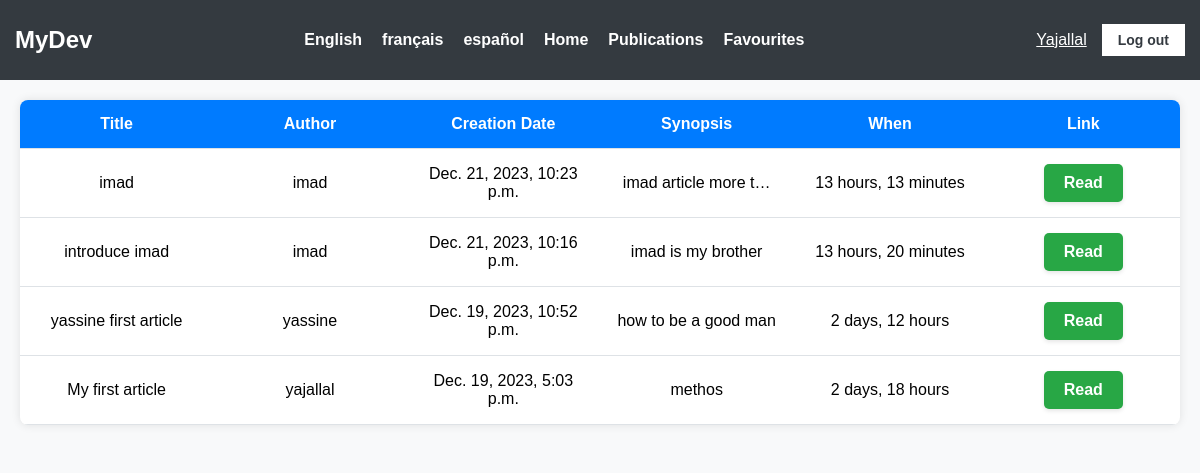
Page /en/articles/ (signed in) on the committed database.
### medium/models.py (models this page shows, shortened)
class Article(models.Model):
    title = models.CharField(max_length=64, null=False)
    author = models.ForeignKey(User, null=False, on_delete=models.CASCADE)
    created = models.DateTimeField(auto_now_add=True, null=False)
    synopsis = models.CharField(max_length=312, null=False)
    content = models.TextField(null=False)

### medium/views.py (the view)
class Articles(TemplateView):
    template_name = 'articles.html'
    def get_context_data(self, **kwargs: Any) -> dict[str, Any]:
        context = super().get_context_data(**kwargs)
        context['articles'] = Article.objects.all()
        return context
    def dispatch(self, request: HttpRequest, *args: Any, **kwargs: Any) -> HttpResponse:
        if self.request.method == 'POST':
            if 'action' in self.request.POST and self.request.POST['action'] == 'logout':
                logout(request)
                return redirect('login_view')
        return super().dispatch(request, *args, **kwargs)

### medium/templates/articles.html (shortened to what this page needs)
{% load i18n %}
<!DOCTYPE html>
<html lang="en">
<head>
</head>
<body>
    {% include 'navbar.html' %}
    <div class="articles">
        <table>
            <thead>
                <tr>
                    <th>Title</th>
                    <th>Author</th>
                    <th>Creation Date</th>
                    <th>Synopsis</th>
                    <th>When</th>
                    <th>Link</th>
                </tr>
            </thead>
            <tbody>
                {% for article in articles|dictsortreversed:"created" %}
                    <tr>
                        <td>{{article.title}}</td>
                        <td>{{article.author}}</td>
                        <td>{{article.created}}</td>
                        <td>{{article.synopsis|truncatechars:20}}</td>
                        <td>{{article.created|timesince}}</td>
                        {% url 'details_view' pk=article.id as details_url %}
                        <td><a href="{{ details_url }}"><button class="success-button">{% trans "Read"%}</button></a></td>
                    </tr>
                    {% endfor %}
            </tbody>
        </table>
    </div>
</body>
</html>

### medium/templates/navbar.html (shortened to what this page needs)
{% load i18n %}
<!DOCTYPE html>
<html lang="en">
<head>
</head>
<body>
    <div class="navbar">
        <div class="logo">MyDev</div>
        <ul class="nav-links">
            {% get_current_language as CURRENT_LANGUAGE %}
            {% get_available_languages as AVAILABLE_LANGUAGES %}
            {% get_language_info_list for AVAILABLE_LANGUAGES as languages %}
            {% for language in languages %}
            <li>
              <a href="/{{ language.code }}/"
                {% if language.code == CURRENT_LANGUAGE %} class="active"{% endif %}>
                    {% trans language.name_local %}
              </a>
            </li>
          {% endfor %}
            {% url 'home_view' as home_url %}
            <li><a href="{{ home_url }}">{% trans "Home" %}</a></li>
            {% if user.is_authenticated %}
                {% url 'publications_view' as publications_url %}
                {% url 'favourites_view' as favourite_url %}
                <li><a href="{{publications_url}}">{% trans "Publications" %}</a></li>
                <li><a href="{{favourite_url}}">{% trans "Favourites" %}</a></li>
            {% endif %}
        </ul>
        {% if user.is_authenticated %}
            <div class="auth-buttons">
                <p class="username">{{ user.username }}</p>
                <form method="POST">
                    <button name="action" value="logout">{% trans "Log out" %}</button>
                </form>
            </div>
        {% endif %}
    </div>
</body>
</html>

### medium/templates/articles.html (style rules this page uses)
body { font-family: 'Segoe UI', Tahoma, Geneva, Verdana, sans-serif; }
.articles { background-color: #f8f9fa; margin: 0; padding: 0; display: flex; justify-content: center; }
table { width: 100%; border-collapse: collapse; background-color: #fff; box-shadow: 0 0 10px rgba(0, 0, 0, 0.1); border-radius: 8px; overflow: hidden; margin: 20px; }
th, td { padding: 15px; text-align: center; border-bottom: 1px solid #dee2e6; width: calc(100% / 6); }
th { background-color: #007bff; color: #fff; }
.success-button { display: inline-block; padding: 10px 20px; font-size: 16px; font-weight: bold; text-align: center; text-decoration: none; color: #ffffff; background-color: #28a745; border-radius: 5px; border: none; cursor: pointer; box-shadow: 0 2px 4px rgba(0, 0, 0, 0.1); transition: background-color 0.3s ease; }

### medium/templates/navbar.html (style rules this page uses)
body { font-family: 'Arial', sans-serif; margin: 0; padding: 0; background-color: #f8f9fa; }
.navbar { background-color: #343a40; padding: 15px; display: flex; justify-content: space-between; align-items: center; }
.logo { color: #ffffff; font-size: 24px; font-weight: bold; text-decoration: none; }
.nav-links { list-style: none; margin: 0; padding: 0; display: flex; }
.nav-links li { margin-right: 20px; }
.nav-links a { text-decoration: none; color: #ffffff; font-weight: bold; font-size: 16px; }
.auth-buttons { display: flex; align-items: center; }
.auth-buttons button { margin-left: 15px; padding: 8px 16px; border: none; cursor: pointer; font-size: 14px; font-weight: bold; color: #343a40; background-color: #ffffff; }
a { text-decoration: none; }
.username { color: white; text-decoration: underline; cursor: pointer; text-transform: capitalize; }

### rows in the picture
Article: title "imad", author "imad", created "Dec. 21, 2023, 10:23 p.m.", synopsis "imad article more t…", created "13 hours, 13 minutes"
Article: title "introduce imad", author "imad", created "Dec. 21, 2023, 10:16 p.m.", synopsis "imad is my brother", created "13 hours, 20 minutes"
Article: title "yassine first article", author "yassine", created "Dec. 19, 2023, 10:52 p.m.", synopsis "how to be a good man", created "2 days, 12 hours"
Article: title "My first article", author "yajallal", created "Dec. 19, 2023, 5:03 p.m.", synopsis "methos", created "2 days, 18 hours"

### other values in the picture
{{ user.username }} "Yajallal"
